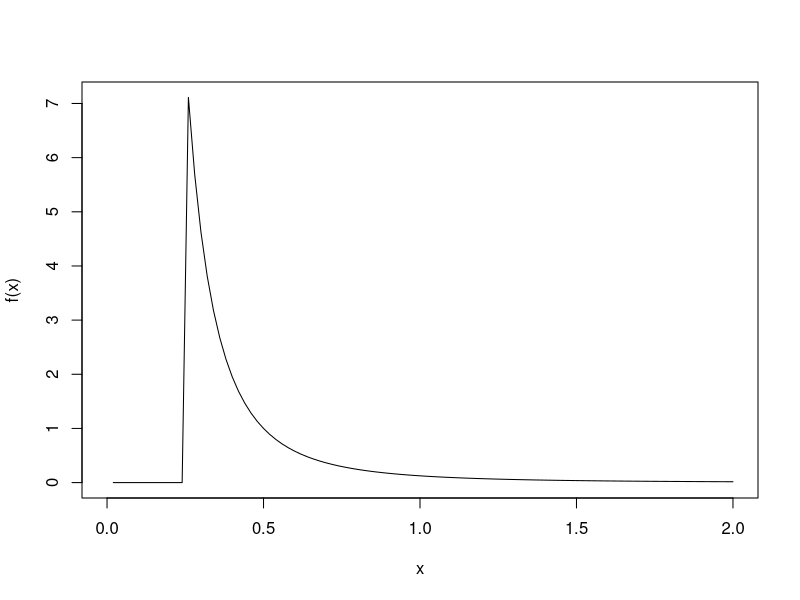

Write R code to recreate this figure.
## ---- chunk 1
f <- function(x) {2 * .25^(2) / x^(2 + 1) * (x > .25)}
curve(f, from = 0, to = 2)
## ---- chunk 2
cdf_f <- function(x) { 1 - (.25/x)^2 }
1 - cdf_f(1)
